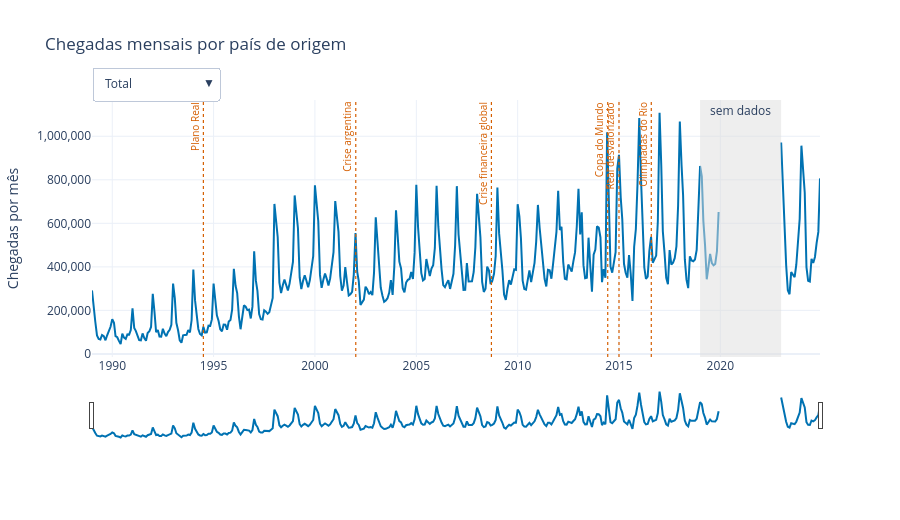

Notebook code for this chart:
### Markdown cell above
**A Argentina lidera em todos os períodos, e as principais rupturas das chegadas têm a sua assinatura.** Sua fatia foi de 38,4% das chegadas em 1989–94, com mínimo de 20,1% em 2005–09, 36,4% em 2015–18 e 30,3% em 2023–24 (em 1993 passou de 50%). Os Estados Unidos ocupam quase sempre a segunda posição. Em 2023–24, o **Chile** sobe para o terceiro lugar (8,8%, contra 4,5% em 2010–14), seguido do Paraguai (7,0%).

**Principais rupturas e contexto histórico:**

* **2002 — Crise argentina:** a Argentina vai de 1,37 milhão (2001) para 698 mil (2002, −49%), o que responde por 676 mil das 988 mil chegadas perdidas pelo total (**68%**); Uruguai, Paraguai, Bolívia e Chile também caem. A queda combina com a crise argentina de 2001–02 (fim da paridade peso-dólar em janeiro de 2002 e perda do poder de compra), e a recuperação posterior, com o crescimento econômico.
* **2014 — Copa do Mundo FIFA:** dos +852 mil de aumento em junho–julho, a Argentina responde por +382 mil (**45%**), seguida de Estados Unidos e Chile. O pico combina com a chegada em massa de torcidas vizinhas.
* **2015–2017 — Real desvalorizado:** a Argentina vai de 1,74 milhão (2014) para 2,08 milhões (2015, +19%) e atinge o pico de 2,62 milhões em 2017, antes de recuar para 1,88 milhão em 2023. O pico de 2015–2017 coincide com a forte desvalorização do real em 2015, que barateou o Brasil (hipótese; convém checar o câmbio).
* **2023–2024 — Ascensão do Chile:** o avanço do país ao terceiro lugar é compatível com mais voos diretos e maior renda (hipótese a verificar com dados da ANAC).
* **1998 — Saltos que recuam:** Paraguai (147 → 452 → 501 mil entre 1997 e 1999, voltando a ~200 mil em 2003) e Alemanha também dão saltos e recuam, o mesmo padrão visto na seção 3.2.
* **Sem ruptura — 11 de setembro e crise de 2008–09:** os dois eventos mal aparecem na série. As chegadas dos EUA vão de 648 mil (2000) para 597 mil (2001, −8%) e 628 mil (2002), e de 626 mil (2008) para 604 mil (2009, −3,5%).

*Cautela interpretativa:* a lista de países sobe de 52 para 89 em 2015 e "Outros países" cai de 210 mil para 31 mil, de modo que as participações antes e depois de 2015 não são perfeitamente comparáveis, e o ranking abaixo das primeiras posições pode mudar por reclassificação.

**Série mensal interativa.** Para explorar o que a figura acima resume, o gráfico abaixo mostra a série mensal e permite trocar entre o total, cada um dos seis maiores países e os demais (menu no canto superior esquerdo; passe o mouse para ver o valor e use o controle inferior para ampliar um período). Comparando "Total" e "Argentina" em 2002 e 2014, vê-se que as oscilações do total acompanham as da Argentina.

### Code cell
series = {"Total": serie_mensal(chegadas)}
for p in top6:
    series[p] = serie_mensal(chegadas[chegadas["pais"] == p])
series["Demais países"] = serie_mensal(chegadas[~chegadas["pais"].isin(top6)])

fig = go.Figure()
for i, (nome, s) in enumerate(series.items()):
    fig.add_trace(go.Scatter(x=s.index, y=s.values, mode="lines", name=nome, visible=(i == 0), connectgaps=False,
                             line=dict(color=PAL["azul"], width=2),
                             hovertemplate="%{x|%b/%Y}: %{y:,.0f} chegadas<extra>" + nome + "</extra>"))
fig.add_vrect(x0="2019-01-01", x1="2022-12-31", fillcolor="#DDDDDD", opacity=0.5, line_width=0,
              annotation_text="sem dados", annotation_position="top")
for chave in ["real", "crise_arg", "crise2008", "copa", "real_fraco", "rio2016"]:
    x, rotulo = EVENTOS[chave]
    fig.add_shape(type="line", x0=x, x1=x, y0=0, y1=1, yref="paper", line=dict(color=PAL["vermelho"], width=1.2, dash="dot"))
    fig.add_annotation(x=x, y=1, yref="paper", text=rotulo, textangle=-90, showarrow=False, xanchor="right",
                       yanchor="top", font=dict(size=10, color=PAL["vermelho"]))
botoes = [dict(label=nome, method="update", args=[{"visible": [j == i for j in range(len(series))]}]) for i, nome in enumerate(series)]
fig.update_layout(
    title="Chegadas mensais por país de origem",
    updatemenus=[dict(buttons=botoes, direction="down", x=0.0, y=1.13, xanchor="left")],
    xaxis=dict(rangeslider=dict(visible=True)), yaxis=dict(title="Chegadas por mês", tickformat=",.0f"),
    template="plotly_white", height=520, margin=dict(t=100), hovermode="x unified")
fig.show()

### Figure 1 — Plotly figure (JSON) as saved in the notebook; plotly's stock layout.template omitted (floating-point values rounded to 4 significant figures; data arrays with more than 128 entries replaced by an {"elided": "..."} marker saying what was removed)
{"data": [{"connectgaps": false, "hovertemplate": "%{x|%b/%Y}: %{y:,.0f} chegadas<extra>Total</extra>", "line": {"color": "#0072B2", "width": 2}, "mode": "lines", "name": "Total", "type": "scatter", "visible": true, "x": {"elided": "432 str values"}, "y": {"elided": "432 float values"}}, {"connectgaps": false, "hovertemplate": "%{x|%b/%Y}: %{y:,.0f} chegadas<extra>Argentina</extra>", "line": {"color": "#0072B2", "width": 2}, "mode": "lines", "name": "Argentina", "type": "scatter", "visible": false, "x": {"elided": "432 str values"}, "y": {"elided": "432 float values"}}, {"connectgaps": false, "hovertemplate": "%{x|%b/%Y}: %{y:,.0f} chegadas<extra>Estados Unidos</extra>", "line": {"color": "#0072B2", "width": 2}, "mode": "lines", "name": "Estados Unidos", "type": "scatter", "visible": false, "x": {"elided": "432 str values"}, "y": {"elided": "432 float values"}}, {"connectgaps": false, "hovertemplate": "%{x|%b/%Y}: %{y:,.0f} chegadas<extra>Uruguai</extra>", "line": {"color": "#0072B2", "width": 2}, "mode": "lines", "name": "Uruguai", "type": "scatter", "visible": false, "x": {"elided": "432 str values"}, "y": {"elided": "432 float values"}}, {"connectgaps": false, "hovertemplate": "%{x|%b/%Y}: %{y:,.0f} chegadas<extra>Paraguai</extra>", "line": {"color": "#0072B2", "width": 2}, "mode": "lines", "name": "Paraguai", "type": "scatter", "visible": false, "x": {"elided": "432 str values"}, "y": {"elided": "432 float values"}}, {"connectgaps": false, "hovertemplate": "%{x|%b/%Y}: %{y:,.0f} chegadas<extra>Alemanha</extra>", "line": {"color": "#0072B2", "width": 2}, "mode": "lines", "name": "Alemanha", "type": "scatter", "visible": false, "x": {"elided": "432 str values"}, "y": {"elided": "432 float values"}}, {"connectgaps": false, "hovertemplate": "%{x|%b/%Y}: %{y:,.0f} chegadas<extra>Chile</extra>", "line": {"color": "#0072B2", "width": 2}, "mode": "lines", "name": "Chile", "type": "scatter", "visible": false, "x": {"elided": "432 str values"}, "y": {"elided": "432 float values"}}, {"connectgaps": false, "hovertemplate": "%{x|%b/%Y}: %{y:,.0f} chegadas<extra>Demais países</extra>", "line": {"color": "#0072B2", "width": 2}, "mode": "lines", "name": "Demais países", "type": "scatter", "visible": false, "x": {"elided": "432 str values"}, "y": {"elided": "432 float values"}}], "layout": {"annotations": [{"showarrow": false, "text": "sem dados", "x": "2020-12-31 00:00:00", "xanchor": "center", "xref": "x", "y": 1, "yanchor": "top", "yref": "y domain"}, {"font": {"color": "#D55E00", "size": 10}, "showarrow": false, "text": "Plano Real", "textangle": -90, "x": "1994-07-01", "xanchor": "right", "y": 1, "yanchor": "top", "yref": "paper"}, {"font": {"color": "#D55E00", "size": 10}, "showarrow": false, "text": "Crise argentina", "textangle": -90, "x": "2002-01-06", "xanchor": "right", "y": 1, "yanchor": "top", "yref": "paper"}, {"font": {"color": "#D55E00", "size": 10}, "showarrow": false, "text": "Crise financeira global", "textangle": -90, "x": "2008-09-15", "xanchor": "right", "y": 1, "yanchor": "top", "yref": "paper"}, {"font": {"color": "#D55E00", "size": 10}, "showarrow": false, "text": "Copa do Mundo", "textangle": -90, "x": "2014-06-12", "xanchor": "right", "y": 1, "yanchor": "top", "yref": "paper"}, {"font": {"color": "#D55E00", "size": 10}, "showarrow": false, "text": "Real desvalorizado", "textangle": -90, "x": "2015-01-01", "xanchor": "right", "y": 1, "yanchor": "top", "yref": "paper"}, {"font": {"color": "#D55E00", "size": 10}, "showarrow": false, "text": "Olimpíadas do Rio", "textangle": -90, "x": "2016-08-05", "xanchor": "right", "y": 1, "yanchor": "top", "yref": "paper"}], "height": 520, "hovermode": "x unified", "margin": {"t": 100}, "shapes": [{"fillcolor": "#DDDDDD", "line": {"width": 0}, "opacity": 0.5, "type": "rect", "x0": "2019-01-01", "x1": "2022-12-31", "xref": "x", "y0": 0, "y1": 1, "yref": "y domain"}, {"line": {"color": "#D55E00", "dash": "dot", "width": 1.2}, "type": "line", "x0": "1994-07-01", "x1": "1994-07-01", "y0": 0, "y1": 1, "yref": "paper"}, {"line": {"color": "#D55E00", "dash": "dot", "width": 1.2}, "type": "line", "x0": "2002-01-06", "x1": "2002-01-06", "y0": 0, "y1": 1, "yref": "paper"}, {"line": {"color": "#D55E00", "dash": "dot", "width": 1.2}, "type": "line", "x0": "2008-09-15", "x1": "2008-09-15", "y0": 0, "y1": 1, "yref": "paper"}, {"line": {"color": "#D55E00", "dash": "dot", "width": 1.2}, "type": "line", "x0": "2014-06-12", "x1": "2014-06-12", "y0": 0, "y1": 1, "yref": "paper"}, {"line": {"color": "#D55E00", "dash": "dot", "width": 1.2}, "type": "line", "x0": "2015-01-01", "x1": "2015-01-01", "y0": 0, "y1": 1, "yref": "paper"}, {"line": {"color": "#D55E00", "dash": "dot", "width": 1.2}, "type": "line", "x0": "2016-08-05", "x1": "2016-08-05", "y0": 0, "y1": 1, "yref": "paper"}], "title": {"text": "Chegadas mensais por país de origem"}, "updatemenus": [{"buttons": [{"args": [{"visible": [true, false, false, false, false, false, false, false]}], "label": "Total", "method": "update"}, {"args": [{"visible": [false, true, false, false, false, false, false, false]}], "label": "Argentina", "method": "update"}, {"args": [{"visible": [false, false, true, false, false, false, false, false]}], "label": "Estados Unidos", "method": "update"}, {"args": [{"visible": [false, false, false, true, false, false, false, false]}], "label": "Uruguai", "method": "update"}, {"args": [{"visible": [false, false, false, false, true, false, false, false]}], "label": "Paraguai", "method": "update"}, {"args": [{"visible": [false, false, false, false, false, true, false, false]}], "label": "Alemanha", "method": "update"}, {"args": [{"visible": [false, false, false, false, false, false, true, false]}], "label": "Chile", "method": "update"}, {"args": [{"visible": [false, false, false, false, false, false, false, true]}], "label": "Demais países", "method": "update"}], "direction": "down", "x": 0, "xanchor": "left", "y": 1.13}], "xaxis": {"rangeslider": {"visible": true}}, "yaxis": {"tickformat": ",.0f", "title": {"text": "Chegadas por mês"}}}}
